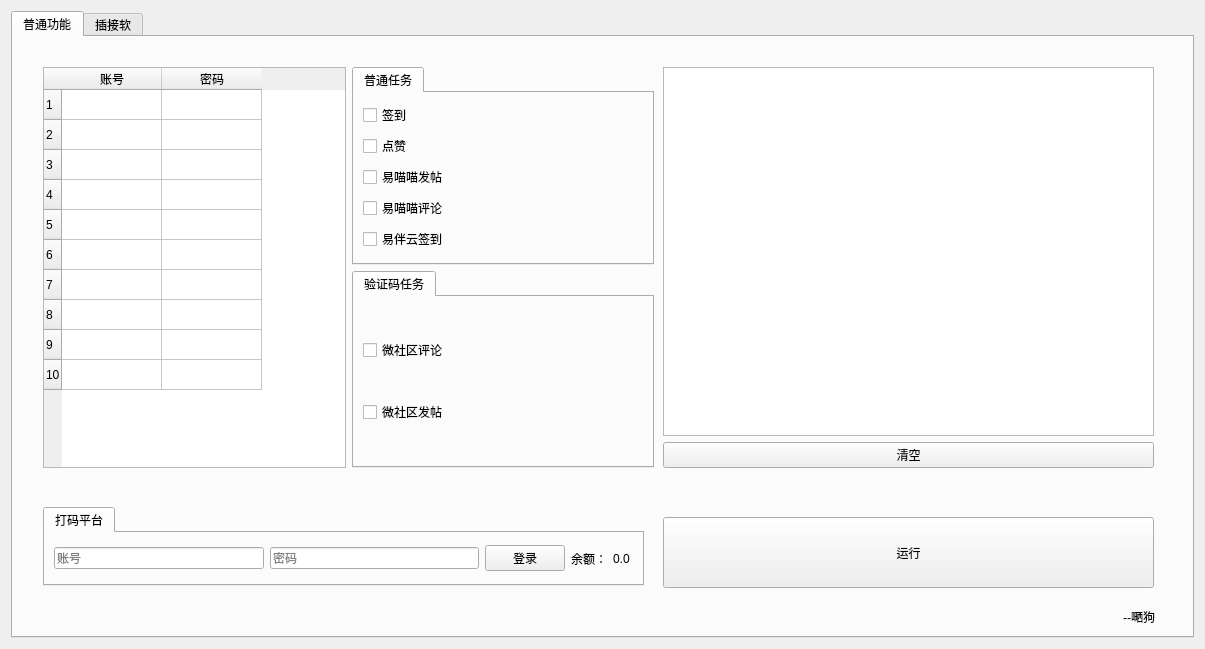
<?xml version="1.0" encoding="UTF-8"?>
<ui version="4.0">
 <class>Form</class>
 <widget class="QWidget" name="Form">
  <property name="geometry">
   <rect>
    <x>0</x>
    <y>0</y>
    <width>1205</width>
    <height>649</height>
   </rect>
  </property>
  <property name="windowTitle">
   <string>yiban2.0</string>
  </property>
  <property name="windowIcon">
   <iconset>
    <normaloff>x.ico</normaloff>x.ico</iconset>
  </property>
  <layout class="QVBoxLayout" name="verticalLayout_6">
   <item>
    <widget class="QTabWidget" name="tabWidget">
     <property name="minimumSize">
      <size>
       <width>1155</width>
       <height>627</height>
      </size>
     </property>
     <property name="maximumSize">
      <size>
       <width>1183</width>
       <height>627</height>
      </size>
     </property>
     <property name="currentIndex">
      <number>0</number>
     </property>
     <widget class="QWidget" name="tab_2">
      <attribute name="title">
       <string>普通功能</string>
      </attribute>
      <widget class="QTabWidget" name="tabWidget_4">
       <property name="geometry">
        <rect>
         <x>30</x>
         <y>470</y>
         <width>601</width>
         <height>79</height>
        </rect>
       </property>
       <property name="currentIndex">
        <number>0</number>
       </property>
       <widget class="QWidget" name="tab_5">
        <attribute name="title">
         <string>打码平台</string>
        </attribute>
        <layout class="QHBoxLayout" name="horizontalLayout_3">
         <item>
          <widget class="QLineEdit" name="lineEdit_3">
           <property name="placeholderText">
            <string>账号</string>
           </property>
          </widget>
         </item>
         <item>
          <widget class="QLineEdit" name="lineEdit_4">
           <property name="placeholderText">
            <string>密码</string>
           </property>
          </widget>
         </item>
         <item>
          <widget class="QPushButton" name="pushButton">
           <property name="text">
            <string>登录</string>
           </property>
          </widget>
         </item>
         <item>
          <widget class="QLabel" name="label">
           <property name="text">
            <string>余额：</string>
           </property>
          </widget>
         </item>
         <item>
          <widget class="QLabel" name="label_2">
           <property name="text">
            <string>0.0 </string>
           </property>
          </widget>
         </item>
        </layout>
       </widget>
      </widget>
      <widget class="QPushButton" name="pushButton_run">
       <property name="geometry">
        <rect>
         <x>650</x>
         <y>480</y>
         <width>491</width>
         <height>71</height>
        </rect>
       </property>
       <property name="text">
        <string>运行</string>
       </property>
      </widget>
      <widget class="QWidget" name="layoutWidget">
       <property name="geometry">
        <rect>
         <x>30</x>
         <y>30</y>
         <width>611</width>
         <height>401</height>
        </rect>
       </property>
       <layout class="QHBoxLayout" name="horizontalLayout">
        <item>
         <widget class="QTableWidget" name="tableWidget">
          <property name="rowCount">
           <number>10</number>
          </property>
          <property name="columnCount">
           <number>2</number>
          </property>
          <row/>
          <row/>
          <row/>
          <row/>
          <row/>
          <row/>
          <row/>
          <row/>
          <row/>
          <row/>
          <column>
           <property name="text">
            <string>账号</string>
           </property>
          </column>
          <column>
           <property name="text">
            <string>密码</string>
           </property>
          </column>
         </widget>
        </item>
        <item>
         <layout class="QVBoxLayout" name="verticalLayout">
          <item>
           <widget class="QTabWidget" name="tabWidget_2">
            <property name="currentIndex">
             <number>0</number>
            </property>
            <widget class="QWidget" name="tab_3">
             <attribute name="title">
              <string>普通任务</string>
             </attribute>
             <layout class="QVBoxLayout" name="verticalLayout_2">
              <item>
               <widget class="QCheckBox" name="checkBox_qd">
                <property name="text">
                 <string>签到</string>
                </property>
               </widget>
              </item>
              <item>
               <widget class="QCheckBox" name="checkBox_dz">
                <property name="text">
                 <string>点赞</string>
                </property>
               </widget>
              </item>
              <item>
               <widget class="QCheckBox" name="checkBox_mms">
                <property name="text">
                 <string>易喵喵发帖</string>
                </property>
               </widget>
              </item>
              <item>
               <widget class="QCheckBox" name="checkBox_mmp">
                <property name="text">
                 <string>易喵喵评论</string>
                </property>
               </widget>
              </item>
              <item>
               <widget class="QCheckBox" name="checkBox_ybyqd">
                <property name="text">
                 <string>易伴云签到</string>
                </property>
               </widget>
              </item>
             </layout>
            </widget>
           </widget>
          </item>
          <item>
           <widget class="QTabWidget" name="tabWidget_3">
            <property name="currentIndex">
             <number>0</number>
            </property>
            <widget class="QWidget" name="tab_4">
             <attribute name="title">
              <string>验证码任务</string>
             </attribute>
             <layout class="QVBoxLayout" name="verticalLayout_3">
              <item>
               <widget class="QCheckBox" name="checkBox_wsqp">
                <property name="text">
                 <string>微社区评论</string>
                </property>
               </widget>
              </item>
              <item>
               <widget class="QCheckBox" name="checkBox_wsqs">
                <property name="text">
                 <string>微社区发帖</string>
                </property>
               </widget>
              </item>
             </layout>
            </widget>
           </widget>
          </item>
         </layout>
        </item>
       </layout>
      </widget>
      <widget class="QLabel" name="label_4">
       <property name="geometry">
        <rect>
         <x>31</x>
         <y>570</y>
         <width>1111</width>
         <height>20</height>
        </rect>
       </property>
       <property name="layoutDirection">
        <enum>Qt::LeftToRight</enum>
       </property>
       <property name="text">
        <string>--嗮狗</string>
       </property>
       <property name="alignment">
        <set>Qt::AlignRight|Qt::AlignTrailing|Qt::AlignVCenter</set>
       </property>
      </widget>
      <widget class="QWidget" name="layoutWidget">
       <property name="geometry">
        <rect>
         <x>650</x>
         <y>30</y>
         <width>491</width>
         <height>401</height>
        </rect>
       </property>
       <layout class="QVBoxLayout" name="verticalLayout_5">
        <item>
         <widget class="QTextBrowser" name="textBrowser">
          <property name="html">
           <string>&lt;!DOCTYPE HTML PUBLIC &quot;-//W3C//DTD HTML 4.0//EN&quot; &quot;http://www.w3.org/TR/REC-html40/strict.dtd&quot;&gt;
&lt;html&gt;&lt;head&gt;&lt;meta name=&quot;qrichtext&quot; content=&quot;1&quot; /&gt;&lt;style type=&quot;text/css&quot;&gt;
p, li { white-space: pre-wrap; }
&lt;/style&gt;&lt;/head&gt;&lt;body style=&quot; font-family:'SimSun'; font-size:9pt; font-weight:400; font-style:normal;&quot;&gt;
&lt;p style=&quot;-qt-paragraph-type:empty; margin-top:0px; margin-bottom:0px; margin-left:0px; margin-right:0px; -qt-block-indent:0; text-indent:0px;&quot;&gt;&lt;br /&gt;&lt;/p&gt;&lt;/body&gt;&lt;/html&gt;</string>
          </property>
         </widget>
        </item>
        <item>
         <widget class="QPushButton" name="pushButton_4">
          <property name="text">
           <string>清空</string>
          </property>
         </widget>
        </item>
       </layout>
      </widget>
     </widget>
     <widget class="QWidget" name="tab">
      <attribute name="title">
       <string>插接软</string>
      </attribute>
      <layout class="QHBoxLayout" name="horizontalLayout_4">
       <item>
        <layout class="QVBoxLayout" name="verticalLayout_4">
         <item>
          <widget class="QLabel" name="label_3">
           <property name="text">
            <string>WCBOT自用  消息回调端口8005</string>
           </property>
           <property name="alignment">
            <set>Qt::AlignCenter</set>
           </property>
          </widget>
         </item>
         <item>
          <widget class="QLineEdit" name="lineEdit_7">
           <property name="placeholderText">
            <string>监听端口 </string>
           </property>
          </widget>
         </item>
         <item>
          <widget class="QPushButton" name="pushButton_3">
           <property name="text">
            <string>连接</string>
           </property>
          </widget>
         </item>
         <item>
          <widget class="QTextBrowser" name="textBrowser_2"/>
         </item>
        </layout>
       </item>
      </layout>
     </widget>
    </widget>
   </item>
  </layout>
 </widget>
 <resources/>
 <connections/>
</ui>
